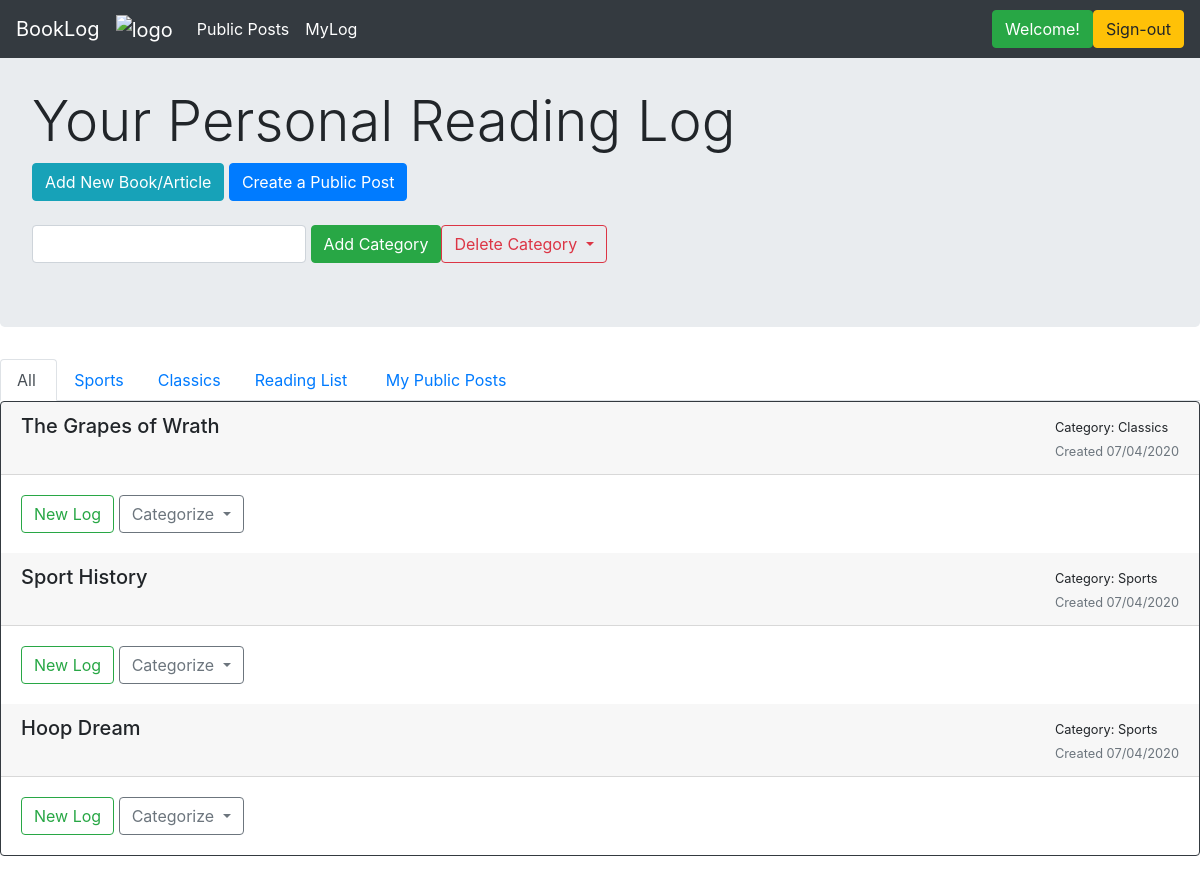
The app's page /myLog (signed in) with its own data.
### application/models.py (models this page shows)
class Category(db.Model):
    __tablename__ = 'categories'
    id = db.Column(db.Integer, primary_key=True)
    name = db.Column(db.String(150), index=True, nullable=False, unique=False)
    user_id = db.Column(db.Integer, ForeignKey('users.id'), nullable=False, index=False)
    user = relationship("User", backref="categories", foreign_keys=[user_id])

class Book(db.Model):
    __tablename__ = 'books_and_other_readings'
    id = db.Column(db.Integer, primary_key=True)
    title = db.Column(db.String(80), index=True, unique=False, nullable=False)
    author = db.Column(db.String(80), index=False, unique=False, nullable=True)
    date_started = db.Column(db.DateTime, index=False, unique=False, nullable=False)
    description = db.Column(db.Text, index=False, unique=False, nullable=True)
    complete = db.Column(db.Boolean, index=False, unique=False, nullable=True)
    picture_link = db.Column(db.String(64), index=False, unique=False, nullable=True)
    user_id = db.Column(db.Integer, ForeignKey('users.id'), nullable=False, index=True)
    user = relationship("User", backref = "books", foreign_keys=[user_id])
    cat_id = db.Column(db.Integer, ForeignKey('categories.id'), nullable=True, index=True)
    category = relationship("Category", backref="books", foreign_keys=[cat_id])

### application/routes.py (the view)
@main_bp.route("/myLog", methods=['GET'])
@login_required
def myLog():
    user = User.query.filter_by(id=session.get("user_id")).first()
    books = user.books
    cats = user.categories
    return render_template("mylog.html", name=session.get("user_id"), user=user, books=books, cats=cats)

### application/auth.py (called while the page is built)
@auth_bp.before_app_request
def load_logged_in_user():
    user_id = session.get('user_id')
    if user_id is None:
        g.user = None
    else:
        g.user = User.query.filter_by(id=user_id).first()

def login_required(view):
    @functools.wraps(view)
    def wrapped_view(**kwargs):
        if g.user is None:
            return redirect(url_for('auth_bp.login'))
        return view(**kwargs)
    return wrapped_view

### application/routes.py (called while the page is built)
@main_bp.before_app_request
def load_logged_in_user():
    user_id = session.get('user_id')
    if user_id is None:
        g.user = None
    else:
        g.user = User.query.filter_by(id=user_id).first()

### application/templates/mylog.html (shortened to what this page needs)
{% extends 'layout.html' %}
{% block content %}
<div class="jumbotron">
    <br>
    <h1 class="display-4">Your Personal Reading Log</h1>
    <a href="{{url_for('main_bp.create_new')}}" class="btn btn-info" role="button">Add New Book/Article</a>
    <a href="{{url_for('main_bp.create_public_post')}}" class="btn btn-primary" role="button">Create a Public Post</a>
    <br>
    <br>
    <div class="form-inline">
        <form action="{{url_for('main_bp.create_new_cat')}}" method="POST">
          <input type="text" class="form-control" id="title"  name="title" required>
          <button type="submit" class="btn btn-success">Add Category</button>
        </form>
        <button class="btn btn-outline-danger dropdown-toggle" type="button" id="dropdownMenuButton" data-toggle="dropdown" aria-haspopup="true" aria-expanded="false">
            Delete Category
          </button>
    </div>
</div>
<ul class="nav nav-tabs">
  <li class="nav-item"> <a class="nav-link active" href="#">All&nbsp;</a> </li>
  {% for cat in cats %}
      <li class="nav-item"> <a class="nav-link" href="{{url_for('main_bp.myLogCat', cat_id=cat.id)}}">{{cat.name}}</a> </li>
  {% endfor %}
  <li class="nav-item"> <a class="nav-link" href="{{ url_for('main_bp.reading_list')}}">Reading List&nbsp;</a></li>
  <li class="nav-item"> <a class="nav-link" href="{{ url_for('main_bp.my_public_posts')}}">My Public Posts&nbsp;&nbsp;</a></li>
  <div class="btn-toolbar" role="toolbar">
  </div>
</ul>
<div class="card text-left border-dark mb-3">
{% for book in books|reverse %}
  <div class="card-header position-sticky justify-content-between">
      <div class="float-right">
      <small>Category: {{book.category.name}}</small> <br>
      <small class="text-muted">Created {{ book.date_started.strftime("%m/%d/%Y") }}</small>
      </div>
      {% if book.author != "" %}
          <h5 class="mb-1">{{ book.title }} by {{ book.author }}</h5>
      {% else %}
          <h5 class="mb-1">{{ book.title }}</h5>
      {% endif %}
  </div>
  <div class="card-body">
  <div class="end">
  <button class="btn btn-outline-success" type="button" data-toggle="collapse" area-expanded="false" data-target={{"#log" + loop.index|string}}>New Log</button>
  <button class="btn btn-outline-secondary dropdown-toggle" type="button" id="dropdownMenuButton" data-toggle="dropdown" aria-haspopup="true" aria-expanded="false">
    Categorize
  </button>
    </div>
    </div>
{% endfor %}
</div>
{% endblock %}

### records on screen
Category: name "Sports"
Category: name "Classics"
Book: category.name "Classics", date_started "07/04/2020", title "The Grapes of Wrath"
Book: category.name "Sports", date_started "07/04/2020", title "Sport History"
Book: category.name "Sports", date_started "07/04/2020", title "Hoop Dream"
